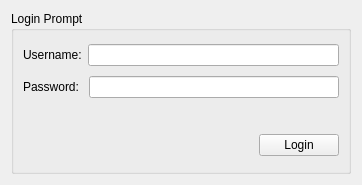
<?xml version="1.0" encoding="UTF-8"?>
<ui version="4.0">
 <class>Form</class>
 <widget class="QWidget" name="Form">
  <property name="geometry">
   <rect>
    <x>0</x>
    <y>0</y>
    <width>362</width>
    <height>185</height>
   </rect>
  </property>
  <property name="windowTitle">
   <string>Form</string>
  </property>
  <layout class="QGridLayout" name="gridLayout">
   <item row="0" column="0">
    <widget class="QGroupBox" name="groupBox">
     <property name="title">
      <string>Login Prompt</string>
     </property>
     <layout class="QGridLayout" name="gridLayout_2">
      <item row="3" column="1">
       <widget class="QPushButton" name="loginButton">
        <property name="focusPolicy">
         <enum>Qt::StrongFocus</enum>
        </property>
        <property name="text">
         <string>Login</string>
        </property>
       </widget>
      </item>
      <item row="3" column="0">
       <spacer name="horizontalSpacer">
        <property name="orientation">
         <enum>Qt::Horizontal</enum>
        </property>
        <property name="sizeHint" stdset="0">
         <size>
          <width>40</width>
          <height>20</height>
         </size>
        </property>
       </spacer>
      </item>
      <item row="0" column="0" colspan="2">
       <layout class="QHBoxLayout" name="horizontalLayout">
        <item>
         <widget class="QLabel" name="label">
          <property name="sizePolicy">
           <sizepolicy hsizetype="Minimum" vsizetype="Preferred">
            <horstretch>0</horstretch>
            <verstretch>0</verstretch>
           </sizepolicy>
          </property>
          <property name="text">
           <string>Username:</string>
          </property>
         </widget>
        </item>
        <item>
         <widget class="QLineEdit" name="username">
          <property name="focusPolicy">
           <enum>Qt::StrongFocus</enum>
          </property>
         </widget>
        </item>
       </layout>
      </item>
      <item row="1" column="0" colspan="2">
       <layout class="QHBoxLayout" name="horizontalLayout_2">
        <item>
         <widget class="QLabel" name="label_2">
          <property name="sizePolicy">
           <sizepolicy hsizetype="Minimum" vsizetype="Preferred">
            <horstretch>0</horstretch>
            <verstretch>0</verstretch>
           </sizepolicy>
          </property>
          <property name="text">
           <string>Password: </string>
          </property>
         </widget>
        </item>
        <item>
         <widget class="QLineEdit" name="password">
          <property name="focusPolicy">
           <enum>Qt::StrongFocus</enum>
          </property>
          <property name="echoMode">
           <enum>QLineEdit::Password</enum>
          </property>
         </widget>
        </item>
       </layout>
      </item>
      <item row="2" column="0" colspan="2">
       <widget class="QLabel" name="messageLabel">
        <property name="maximumSize">
         <size>
          <width>16777215</width>
          <height>16</height>
         </size>
        </property>
        <property name="text">
         <string/>
        </property>
        <property name="alignment">
         <set>Qt::AlignCenter</set>
        </property>
       </widget>
      </item>
     </layout>
    </widget>
   </item>
  </layout>
 </widget>
 <resources/>
 <connections/>
</ui>
